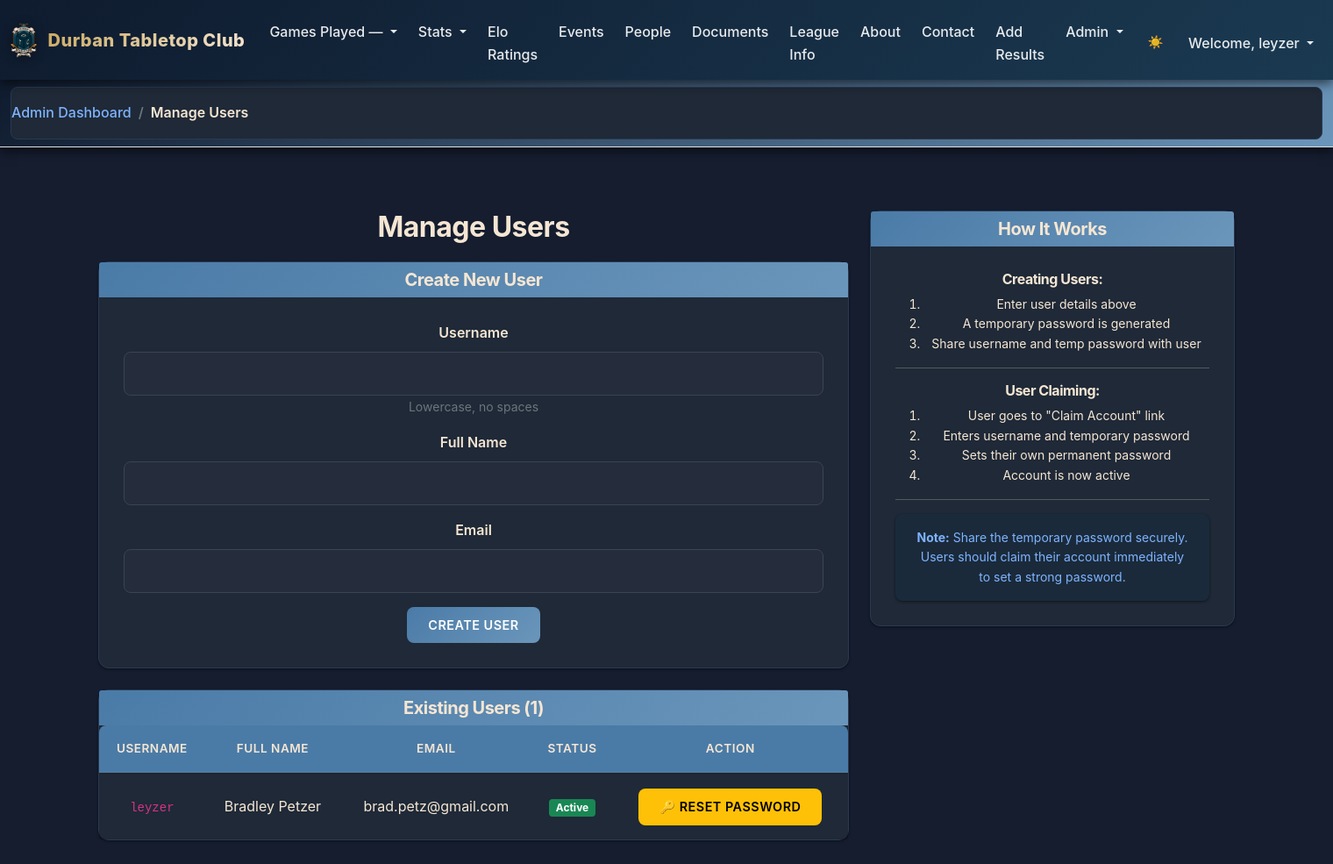
/admin/manage_users (signed in), run on the app's committed database.
### tables this page shows
CREATE TABLE users (
    user_id        INTEGER PRIMARY KEY,
    email          TEXT NOT NULL UNIQUE,
    "user_name"   TEXT NOT NULL,
    password_hash  TEXT NOT NULL,
    is_active      INTEGER NOT NULL DEFAULT 1,
    created_at     TEXT NOT NULL DEFAULT (datetime('now'))
, "full_name" TEXT NOT NULL, is_provisional INTEGER DEFAULT 0);

### routes/admin.py (the view, shortened to what this page needs)
@admin_bp.route("/admin/manage_users", methods=["GET", "POST"])
@login_required
def manage_users():
    user_id = session["user_id"]
    if not is_admin(user_id):
        flash("You do not have permission to access this page.", "danger")
        return redirect("/")
    with sqlite3.connect("GPTLeague.db") as conn:
        conn.row_factory = sqlite3.Row
        cursor = conn.cursor()
        all_users = cursor.execute(
            "SELECT user_id, user_name, full_name, email, is_provisional FROM users ORDER BY user_name"
        ).fetchall()
    return render_template("admin_manage_users.html", users=all_users)

### templates/admin_manage_users.html (shortened to what this page needs)
{% extends "layout.html" %}
{% block main %}
<div class="container mt-4">
    <div class="row">
        <div class="col-lg-8">
            <h2>Manage Users</h2>
            <div class="card mb-4">
                <div class="card-header bg-primary text-white">
                    <h5 class="mb-0">Create New User</h5>
                </div>
                <div class="card-body">
                    <form method="post" action="{{ url_for('admin.manage_users') }}">
                        <div class="mb-3">
                            <label for="username" class="form-label">Username</label>
                            <input type="text" class="form-control" id="username" name="username" required>
                            <small class="form-text text-muted">Lowercase, no spaces</small>
                        </div>
                        <div class="mb-3">
                            <label for="fullname" class="form-label">Full Name</label>
                            <input type="text" class="form-control" id="fullname" name="fullname" required>
                        </div>
                        <div class="mb-3">
                            <label for="email" class="form-label">Email</label>
                            <input type="email" class="form-control" id="email" name="email" required>
                        </div>
                        <button type="submit" class="btn btn-primary">Create User</button>
                    </form>
                </div>
            </div>
            <div class="card">
                <div class="card-header bg-secondary text-white">
                    <h5 class="mb-0">Existing Users ({{ users|length }})</h5>
                </div>
                <div class="table-responsive">
                    <table class="table table-hover mb-0">
                        <thead class="table-light">
                            <tr>
                                <th>Username</th>
                                <th>Full Name</th>
                                <th>Email</th>
                                <th>Status</th>
                                <th>Action</th>
                            </tr>
                        </thead>
                        <tbody>
                            {% if users %}
                                {% for user in users %}
                                <tr>
                                    <td><code>{{ user.user_name }}</code></td>
                                    <td>{{ user.full_name }}</td>
                                    <td>{{ user.email }}</td>
                                    <td>
                                        {% if user.is_provisional %}
                                            <span class="badge bg-warning text-dark">Provisional</span>
                                        {% else %}
                                            <span class="badge bg-success">Active</span>
                                        {% endif %}
                                    </td>
                                    <td>
                                        <a href="{{ url_for('admin.reset_temp_password', user_id=user.user_id) }}" class="btn btn-sm btn-warning" title="Set temporary password">
                                            🔑 Reset Password
                                        </a>
                                    </td>
                                </tr>
                                {% endfor %}
                            {% else %}
                                <tr>
                                    <td colspan="5" class="text-center text-muted py-3">No users found</td>
                                </tr>
                            {% endif %}
                        </tbody>
                    </table>
                </div>
            </div>
        </div>
        <div class="col-lg-4">
            <div class="card">
                <div class="card-header bg-info text-white">
                    <h5 class="mb-0">How It Works</h5>
                </div>
                <div class="card-body">
                    <h6>Creating Users:</h6>
                    <ol class="small">
                        <li>Enter user details above</li>
                        <li>A temporary password is generated</li>
                        <li>Share username and temp password with user</li>
                    </ol>
                    <hr>
                    <h6>User Claiming:</h6>
                    <ol class="small">
                        <li>User goes to "Claim Account" link</li>
                        <li>Enters username and temporary password</li>
                        <li>Sets their own permanent password</li>
                        <li>Account is now active</li>
                    </ol>
                    <hr>
                    <div class="alert alert-info small mb-0">
                        <strong>Note:</strong> Share the temporary password securely. Users should claim their account immediately to set a strong password.
                    </div>
                </div>
            </div>
        </div>
    </div>
</div>
{% endblock %}

### templates/layout.html (shortened to what this page needs)
<!DOCTYPE html>
<html lang="en">
<head>
  <link href="https://cdn.jsdelivr.net/npm/bootstrap@5.1.3/dist/css/bootstrap.min.css"
 rel="stylesheet">
  <link href="{{ url_for('static', filename='styles.css') }}" rel="stylesheet">
</head>
    <body>
        <nav class="navbar navbar-expand-md navbar-dark dtc-navbar">
            <div class="container-fluid">
                <a class="navbar-brand dtc-brand" href="/overall">
                    <img src="{{ url_for('static', filename='dtc_logo.png') }}" alt="DTC Logo" class="dtc-logo">
                    <span class="brand-text">Durban Tabletop Club</span>
                </a>
                <div class="collapse navbar-collapse" id="navbar">
                    {% if current_user%}
                        <ul class="navbar-nav ms-auto mt-2">
                            <li class="nav-item dropdown">
                                <a class="nav-link dropdown-toggle" href="#" id="systemDropdown" role="button"
                                data-bs-toggle="dropdown" aria-expanded="false">
                                Games Played — {{ system_name }}
                                </a>
                            </li>
                            <li class="nav-item dropdown">
                                <a class="nav-link dropdown-toggle" href="#" id="statsDropdown" role="button"
                                data-bs-toggle="dropdown" aria-expanded="false">
                                Stats
                                </a>
                            </li>
                            <li class="nav-item"><a class="nav-link" href="/elo_ratings">Elo Ratings</a></li>
                            <li class="nav-item"><a class="nav-link" href="{{ url_for('main.events') }}">Events</a></li>
                            <li class="nav-item"><a class="nav-link" href="{{ url_for('main.people') }}">People</a></li>
                            <li class="nav-item"><a class="nav-link" href="{{ url_for('main.documents') }}">Documents</a></li>
                            <li class="nav-item"><a class="nav-link" href="{{ url_for('main.league_formats') }}">League Info</a></li>
                            <li class="nav-item"><a class="nav-link" href="/about">About</a></li>
                            <li class="nav-item"><a class="nav-link" href="{{ url_for('main.contact') }}">Contact</a></li>
                            {% if current_user and current_user.is_admin %}
                                <li class="nav-item"><a class="nav-link" href="{{ url_for('leagues.league') }}">Add Results</a></li>
                                <li class="nav-item dropdown">
                                    <a class="nav-link dropdown-toggle" href="#" id="adminDropdown" role="button" data-bs-toggle="dropdown" aria-expanded="false">
                                        Admin
                                    </a>
                                </li>
                            {% endif %}
                        </ul>
                        <ul class="navbar-nav ms-auto mt-2">
                            <li class="nav-item">
                                <button class="nav-link btn btn-link dark-mode-toggle" type="button" aria-label="Toggle dark mode" style="border: none; background: none; padding: 0.5rem 0.75rem; color: rgba(255, 255, 255, 0.9);">
                                    <span class="theme-icon">🌙</span>
                                </button>
                            </li>
                            <li class="nav-item dropdown">
                                <a class="nav-link dropdown-toggle" href="#" id="userDropdown" role="button"
                                data-bs-toggle="dropdown" aria-expanded="false">
                                Welcome, {{ current_user['user_name'] }}
                                </a>
                            </li>
                        </ul>
                    {% endif %}
                </div>
            </div>
        </nav>
        {% block breadcrumbs %}
        <nav aria-label="breadcrumb" class="bg-light py-2 border-bottom">
            <div class="container-fluid">
                <ol class="breadcrumb mb-0">
                    {% if request.path == '/' or request.path.startswith('/overall') %}
                        <li class="breadcrumb-item active">Overall</li>
                    {% elif request.path.startswith('/factionstats') %}
                        <li class="breadcrumb-item"><a href="/elo_ratings">📊 Elo Ratings</a></li>
                        <li class="breadcrumb-item active">Faction Stats</li>
                    {% elif request.path.startswith('/playerstats') %}
                        <li class="breadcrumb-item"><a href="/elo_ratings">📊 Elo Ratings</a></li>
                        <li class="breadcrumb-item active">Player Stats</li>
                    {% elif request.path.startswith('/store_reports') %}
                        <li class="breadcrumb-item"><a href="/elo_ratings">📊 Elo Ratings</a></li>
                        <li class="breadcrumb-item active">Store Reports</li>
                    {% elif request.path.startswith('/overall') %}
                        <li class="breadcrumb-item active">Overall</li>
                    {% elif request.path.startswith('/events') %}
                        <li class="breadcrumb-item"><a href="/overall">Overall</a></li>
                        <li class="breadcrumb-item active">Events Calendar</li>
                    {% elif request.path.startswith('/people') %}
                        <li class="breadcrumb-item"><a href="/overall">Overall</a></li>
                        <li class="breadcrumb-item active">Club People</li>
                    {% elif request.path.startswith('/documents') %}
                        <li class="breadcrumb-item"><a href="/overall">Overall</a></li>
                        <li class="breadcrumb-item active">Club Documents</li>
                    {% elif request.path.startswith('/league_formats') %}
                        <li class="breadcrumb-item"><a href="/elo_ratings">📊 Elo Ratings</a></li>
                        <li class="breadcrumb-item active">Scoring Formats</li>
                    {% elif request.path.startswith('/admin/league') %}
                        <li class="breadcrumb-item"><a href="{{ url_for('admin.admin_memberships_dashboard') }}">Admin Dashboard</a></li>
                        <li class="breadcrumb-item active">League Settings</li>
                    {% elif request.path.startswith('/profile') %}
                        <li class="breadcrumb-item"><a href="/elo_ratings">📊 Elo Ratings</a></li>
                        <li class="breadcrumb-item active">My Profile</li>
                    {% elif request.path.startswith('/league') %}
                        <li class="breadcrumb-item"><a href="{{ url_for('leagues.league') }}">Add Results</a></li>
                    {% elif request.path.startswith('/admin/memberships') %}
                        <li class="breadcrumb-item"><a href="{{ url_for('admin.admin_memberships_dashboard') }}">Admin Dashboard</a></li>
                        <li class="breadcrumb-item active">Manage Memberships</li>
                    {% elif request.path.startswith('/admin/manage_users') %}
                        <li class="breadcrumb-item"><a href="{{ url_for('admin.admin_memberships_dashboard') }}">Admin Dashboard</a></li>
                        <li class="breadcrumb-item active">Manage Users</li>
                    {% elif request.path.startswith('/admin/batch_upload_users') %}
                        <li class="breadcrumb-item"><a href="{{ url_for('admin.admin_memberships_dashboard') }}">Admin Dashboard</a></li>
                        <li class="breadcrumb-item active">Batch Add Users</li>
                    {% elif request.path.startswith('/admin/batch_upload') %}
                        <li class="breadcrumb-item"><a href="{{ url_for('admin.admin_memberships_dashboard') }}">Admin Dashboard</a></li>
                        <li class="breadcrumb-item active">Batch Upload Results</li>
                    {% elif request.path.startswith('/about') %}
                        <li class="breadcrumb-item"><a href="/overall">Overall</a></li>
                        <li class="breadcrumb-item active">About</li>
                    {% elif request.path.startswith('/contact') %}
                        <li class="breadcrumb-item"><a href="/overall">Overall</a></li>
                        <li class="breadcrumb-item active">Contact Us</li>
                    {% elif request.path.startswith('/login') %}
                        <li class="breadcrumb-item active">Log In</li>
                    {% elif request.path.startswith('/register') %}
                        <li class="breadcrumb-item active">Register</li>
                    {% endif %}
                </ol>
            </div>
        </nav>
        {% endblock %}
        <main class="container-fluid py-5 text-center">
            {% block main %}{% endblock %}
        </main>
    </body>
</html>

### data on the page
users: user_name "leyzer", full_name "Bradley Petzer", email "brad.petz@gmail.com", is_provisional "Active"

### other printed values
{{ users|length }} "1"
